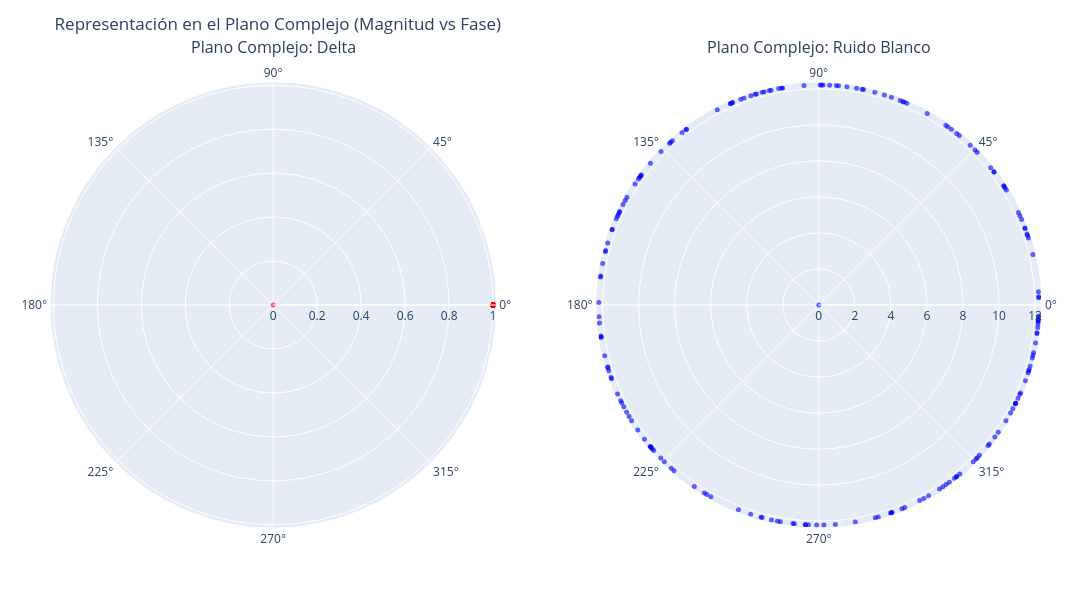

Here is the notebook cell this chart was saved with:
### Markdown cell above
* Grafica el comportamiento $H(f)$ del Pulso Delta (rojo) y Ruido Blanco Estocástico (azul) en el plano complejo en coordenadas polares. ¿Qué diferencias se observan?

### Code cell
fig_polar = make_subplots(rows=1, cols=2, specs=[[{'type': 'polar'}, {'type': 'polar'}]],
                          subplot_titles=("Plano Complejo: Delta", "Plano Complejo: Ruido Blanco"))

fig_polar.add_trace(go.Scatterpolar(
    r=np.abs(H_delta), theta=np.angle(H_delta), thetaunit='radians',
    mode='markers', marker=dict(color='red', opacity=0.6, size=5)
), row=1, col=1)

fig_polar.add_trace(go.Scatterpolar(
    r=np.abs(H_white), theta=np.angle(H_white), thetaunit='radians',
    mode='markers', marker=dict(color='blue', opacity=0.6, size=5)
), row=1, col=2)

# La proporción width:height se ajusta a 2:1 para preservar la forma circular perfecta
fig_polar.update_layout(
    title_text="Representación en el Plano Complejo (Magnitud vs Fase)", 
    width=1200, 
    height=600, 
    autosize=False,
    margin=dict(l=50, r=50, t=60, b=50),
    showlegend=False
)
fig_polar.show()

### Figure 1 — Plotly figure (JSON) as saved in the notebook; plotly's stock layout.template omitted (floating-point values rounded to 4 significant figures; data arrays with more than 128 entries replaced by an {"elided": "..."} marker saying what was removed)
{"data": [{"marker": {"color": "red", "opacity": 0.6, "size": 5}, "mode": "markers", "r": {"elided": "199 float values"}, "subplot": "polar", "theta": {"elided": "199 float values"}, "thetaunit": "radians", "type": "scatterpolar"}, {"marker": {"color": "blue", "opacity": 0.6, "size": 5}, "mode": "markers", "r": {"elided": "199 float values"}, "subplot": "polar2", "theta": {"elided": "199 float values"}, "thetaunit": "radians", "type": "scatterpolar"}], "layout": {"annotations": [{"font": {"size": 16}, "showarrow": false, "text": "Plano Complejo: Delta", "x": 0.225, "xanchor": "center", "xref": "paper", "y": 1, "yanchor": "bottom", "yref": "paper"}, {"font": {"size": 16}, "showarrow": false, "text": "Plano Complejo: Ruido Blanco", "x": 0.775, "xanchor": "center", "xref": "paper", "y": 1, "yanchor": "bottom", "yref": "paper"}], "autosize": false, "height": 600, "margin": {"b": 50, "l": 50, "r": 50, "t": 60}, "polar": {"domain": {"x": [0, 0.45], "y": [0, 1]}}, "polar2": {"domain": {"x": [0.55, 1], "y": [0, 1]}}, "showlegend": false, "title": {"text": "Representación en el Plano Complejo (Magnitud vs Fase)"}, "width": 1200}}
